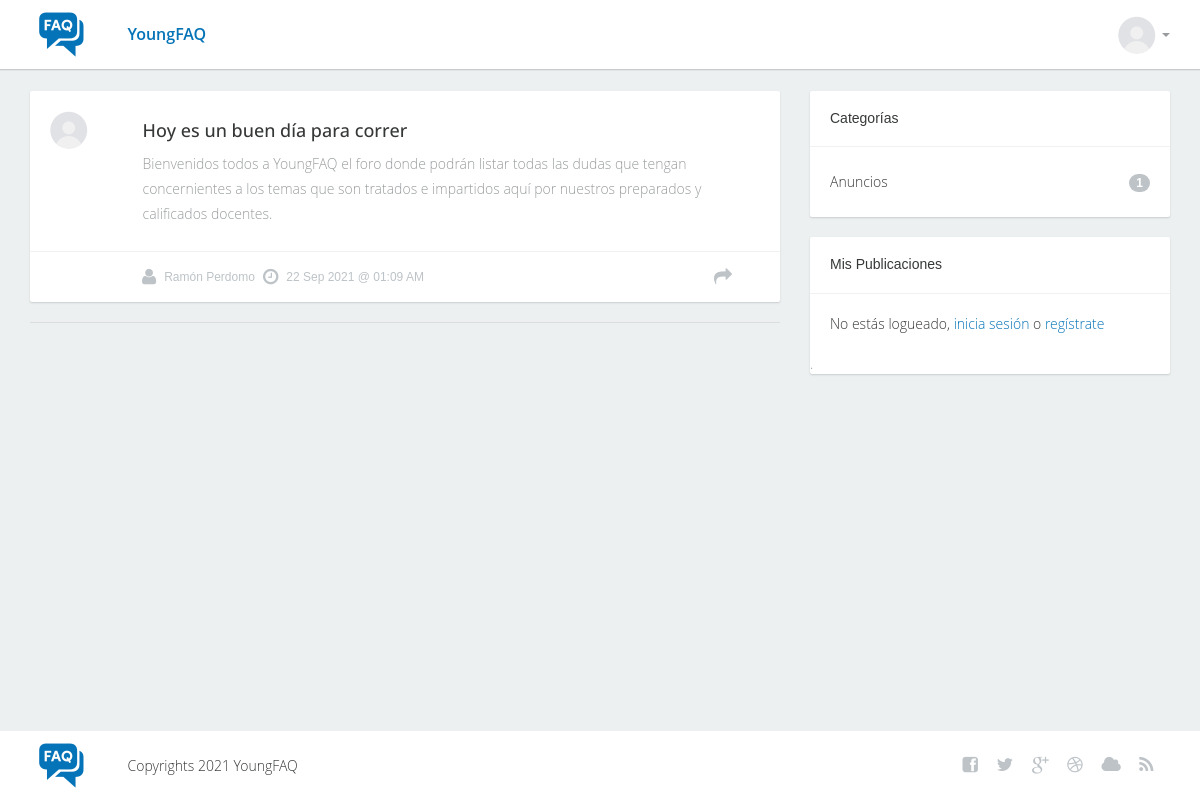
Screenshot of /topic/2 with the database file from the repository.
### tables this page shows
CREATE TABLE IF NOT EXISTS `topics` (
  `id` int(11) NOT NULL AUTO_INCREMENT,
  `id_user` int(11) NOT NULL,
  `title` text NOT NULL,
  `content` text NOT NULL,
  `date_created` datetime DEFAULT current_timestamp(),
  `comments` int(11) NOT NULL,
  `views` int(11) NOT NULL,
  `status` text NOT NULL,
  PRIMARY KEY (`id`)
);

CREATE TABLE IF NOT EXISTS `users` (
  `id` int(11) NOT NULL AUTO_INCREMENT,
  `username` varchar(30) NOT NULL,
  `name` varchar(40) NOT NULL,
  `email` varchar(30) NOT NULL,
  `password` varchar(30) NOT NULL,
  `level` varchar(2) NOT NULL,
  PRIMARY KEY (`id`)
);

CREATE TABLE IF NOT EXISTS `categories` (
  `id` int(11) NOT NULL AUTO_INCREMENT,
  `name` text NOT NULL,
  `slug` text NOT NULL,
  `count` int(11) NOT NULL,
  PRIMARY KEY (`id`)
);

### topic.php (the view, shortened to what this page needs)
<?php
include 'core/init.php';
if (isset($_GET['id']) && is_numeric($_GET['id'])) {
    $topic_id = $_GET['id'];
    include 'require/header.php'; ?>
    <section class="content">
        <br>
        <div class="container">
            <div class="row">
                <div class="col-lg-8 col-md-8">
                    <?php
                    $conn = new dbLink();
                    $conn->select("topics", "id, id_user, title, content, date_created, status", "id = $topic_id and status = 'published'");
                    if ($conn->on) {
                        $result = $conn->sql;
                        $row = mysqli_fetch_row($result);
                        if (!empty($row)) {
                            $user_id = $row['1'];
                    ?>
                            <div class="post">
                                <div class="topwrap">
                                    <div class="userinfo pull-left">
                                        <div class="avatar">
                                            <img src="/assets/images/avatar.png" alt="">
                                        </div>
                                    </div>
                                    <div class="posttext pull-left">
                                        <h2><?php echo $row['2']; ?></h2>
                                        <p><?php echo $row['3']; ?></p>
                                    </div>
                                    <div class="clearfix"></div>
                                </div>
                                <div class="postinfobot">
                                    <div class="posted pull-left">
                                        <?php echo $conn->getUser($user_id); ?>
                                        <i class="fa fa-clock-o"></i><span><?php echo date('d M Y @ h:m A', strtotime($row['4'])); ?></span>
                                    </div>
                                    <div class="next pull-right">
                                        <a href="#"><i class="fa fa-share"></i></a>
                                    </div>
                                    <div class="clearfix"></div>
                                </div>
                            </div>
                            <hr>
                            <?php
                        }
                    } ?>
                </div>
                <?php include('require/sidebar.php'); ?>
            </div>
        </div>
<?php include('require/footer.php');
} ?>

### core/init.php (shortened to what this page needs)
<?php
class dbLink
{
    private $DBHOST = 'localhost';
    private $DBUSER = 'root';
    private $DBPASS = '';
    private $DBNAME = 'youngfaq';
    protected $mysqli;
    public function __construct()
    {
        try {
            $this->mysqli = @mysqli_connect($this->DBHOST, $this->DBUSER, $this->DBPASS, $this->DBNAME);
            $this->on = true;
        } catch (Exception $e) {
            $this->on = false; ?>
            <div class="post">
                <div class="wrap-ut not-found">
                    <div class="posttext">
                        <?php echo $e->getMessage() . PHP_EOL; ?>
                    </div>
                </div>
            </div>
<?php
        }
        return $this->mysqli;
    }
    public function select($table, $rows = "*", $where = null)
    {
        if ($this->mysqli) {
            if ($where != null) {
                $sql = "SELECT $rows FROM $table WHERE $where";
            } else {
                $sql = "SELECT $rows FROM $table";
            }
            $this->sql = $result = $this->mysqli->query($sql);
        }
    }
    public function getUser($id, $justName = false)
    {
        if ($this->mysqli) {
            $s = "SELECT name FROM users WHERE id = $id";
            $r = $this->mysqli->query($s);
            if ($r != false) {
                $user = mysqli_fetch_row($r);
                if (!empty($user)) {
                    if ($justName == false){
                    return '<i class="fa fa-user"></i> <span>' . $user[0] . '</span>';
                }else{
                    return '<span>' . $user[0] . '</span>';
                }
                }
            }
            return;
        }
    }
    public function getUserPost($id = null)
    {
        if ($this->mysqli) {
            if (isset($_SESSION['user'])) {
                $id = $_SESSION['user'];
                $s = "SELECT id, id_user, title FROM topics WHERE id_user = $id AND status = 'published'";
                $r = $this->mysqli->query($s);
                if ($r != false) {
                    while ($row = mysqli_fetch_assoc($r)) {?>
                    <div class="divline"></div>
                    <div class="blocktxt">
                        <a href="/topic/<?php echo $row['id']; ?>"> <span><?php echo $row['title']; ?></a><br>
                    </div>
             <?php  }
                }
            } else {
                return '<div class="divline"></div>
                <div class="blocktxt">
                No estás logueado, <a data-toggle="modal" data-target="#loginModal">inicia sesión</a> o <a data-toggle="modal" data-target="#registerModal">regístrate</a> </div>.' . PHP_EOL;
            }
        } else {
            return '<div class="posttext">Ha habido un error en el sistema. Favor contacte a un administrador.</div>' . PHP_EOL;
        }
    }
}

### require/sidebar.php
<div class="col-lg-4 col-md-4">
    <?php
    $conn = new dbLink();
    $conn->select("categories", "*");
    if ($conn->on) {
        $result = $conn->sql;
        if (mysqli_num_rows($result) > 0) {
    ?>
            <div class="sidebarblock">
                <h3>Categorías</h3>
                <div class="divline"></div>
                <div class="blocktxt">
                    <ul class="cats">
                        <?php while ($row = mysqli_fetch_assoc($result)) { ?>
                            <li><a href="/category/<?php echo $row['slug']; ?>"><?php echo $row['name']; ?><span class="badge pull-right"><?php echo $row['count']; ?></span></a></li>
                        <?php } ?>
                    </ul>
                </div>
            </div>
    <?php }
    } ?>
    <div class="sidebarblock">
        <h3>Mis Publicaciones</h3>
            <?php echo  $conn->getUserPost(); ?>
        </div>
    </div>
</div>

### assets/css/main.css (style rules this page uses)
body { font-family: 'Open Sans Light', sans-serif; font-size: 14px; color: #989c9e; background-color: #ecf0f1; padding-bottom: 69px;; }
a { color: var(--thm-base); text-decoration: none; cursor: pointer; }
hr { border-color: #ddd; }
.content { border-top: solid 1px #e0e4e5; }
.avatar { position: relative; }
.avatar img { border-radius: 50%; }
.sidebarblock { background-color: #ffffff; border-radius: 2px; box-shadow: 0 1px 2px #c9cccd; margin-bottom: 20px; }
.sidebarblock h3 { color: #363838; font-size: 14px; font-family: 'Open Sans Bold', sans-serif; margin: 0; padding: 20px; }
.sidebarblock .divline { height: 1px; line-height: 1px; border-bottom: solid 1px #f1f1f1; }
.sidebarblock .blocktxt { padding:20px; }
ul.cats li { list-style: none; display: block; margin:0; padding:0; line-height: 30px; }
ul.cats { margin: 0; padding: 0; }
ul.cats li a { font-size: 14px; color: #363838; font-family: 'Open Sans Light', sans-serif; line-height: 30px; }
ul.cats .badge { background-color: #bdc3c7; font-size: 12px; color: #ffffff; font-family: 'Open Sans Bold', sans-serif; margin-top: 7px; }
.sidebarblock .blocktxt { font-size: 14px; color: #363838; font-family: 'Open Sans Light', sans-serif; }
.post { background-color: #ffffff; border-radius: 2px; box-shadow: 0 1px 2px #c9cccd; margin-bottom: 20px; }
.post .userinfo { width: 15%; padding: 20px 0 15px 15px; }
.post .posttext { width: 85%; padding-right: 30px; padding-top: 20px; padding-bottom: 15px; color: #989c9e; font-size: 14px; font-family: 'Open Sans Light', sans-serif; line-height: 25px; }
.post .avatar { width: 37px; margin-left: 5px; }
.post h2 { color: #363838; font-size: 18px; font-family: 'Open Sans', sans-serif; margin-top: 10px; margin-bottom: 10px; }
.postinfobot { border-top: solid 1px #f1f1f1; line-height: 50px; padding: 0 30px 0 94px; }
.postinfobot .posted { display: flex; align-items: center; width: 300px; margin-left: 18px; font-size: 12px; color: #bdc3c7; font-family: 'Open Sans Regular', sans-serif; }
.postinfobot .posted span { padding-right: 8px; }
.postinfobot .posted i { font-size: 18px; color: #bdc3c7; padding-right: 8px; }
.postinfobot .next { height: 50px; text-align: right; display: flex; align-items: center; }
.postinfobot .next a { font-size: 18px; color: #bdc3c7; }
.postinfobot .next a i { padding-right: 18px; }

### assets/css/color.css (style rules this page uses)
:root { --thm-base: #0573b7; --thm-base-rgb: rgba(49, 128, 219, 0.8); --thm-primary: #C90101; --thm-secondary: #FEC009; --thm-primary-rgb: 249, 77, 28; --thm-gray: #74787c; --thm-gray-rgb: 116, 120, 124; --thm-black: #1a1a1a; --thm-black-rgb: 26, 26, 26; }

### rows the page displays
topics: title "Hoy es un buen día para correr", content "Bienvenidos todos a YoungFAQ el foro donde podrán listar todas las dudas que tengan concernientes a los temas que son tratados e impartidos aquí por nuestros preparados y calificados docentes.", date_created "22 Sep 2021 @ 01:09 AM"
users: name "Ramón Perdomo"
categories: name "Anuncios", count "1"
